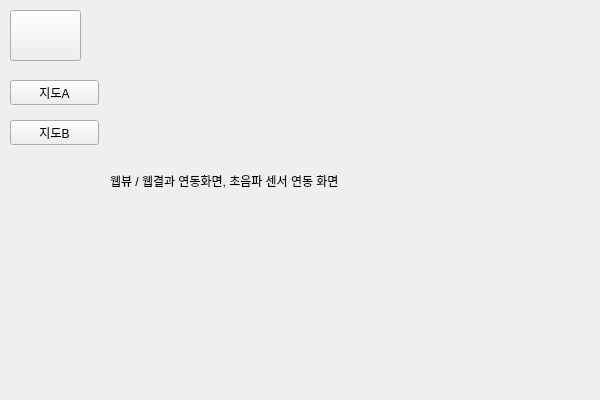
<?xml version="1.0" encoding="UTF-8"?>
<ui version="4.0">
 <class>ivi</class>
 <widget class="QWidget" name="ivi">
  <property name="geometry">
   <rect>
    <x>0</x>
    <y>0</y>
    <width>600</width>
    <height>400</height>
   </rect>
  </property>
  <property name="windowTitle">
   <string>Form</string>
  </property>
  <widget class="QPushButton" name="start">
   <property name="geometry">
    <rect>
     <x>10</x>
     <y>10</y>
     <width>71</width>
     <height>51</height>
    </rect>
   </property>
   <property name="text">
    <string/>
   </property>
  </widget>
  <widget class="QLabel" name="label">
   <property name="geometry">
    <rect>
     <x>110</x>
     <y>30</y>
     <width>411</width>
     <height>301</height>
    </rect>
   </property>
   <property name="text">
    <string>웹뷰 / 웹결과 연동화면, 초음파 센서 연동 화면</string>
   </property>
  </widget>
  <widget class="QPushButton" name="map1">
   <property name="geometry">
    <rect>
     <x>10</x>
     <y>80</y>
     <width>89</width>
     <height>25</height>
    </rect>
   </property>
   <property name="text">
    <string>지도A</string>
   </property>
  </widget>
  <widget class="QPushButton" name="map2">
   <property name="geometry">
    <rect>
     <x>10</x>
     <y>120</y>
     <width>89</width>
     <height>25</height>
    </rect>
   </property>
   <property name="text">
    <string>지도B</string>
   </property>
  </widget>
 </widget>
 <resources/>
 <connections/>
</ui>
